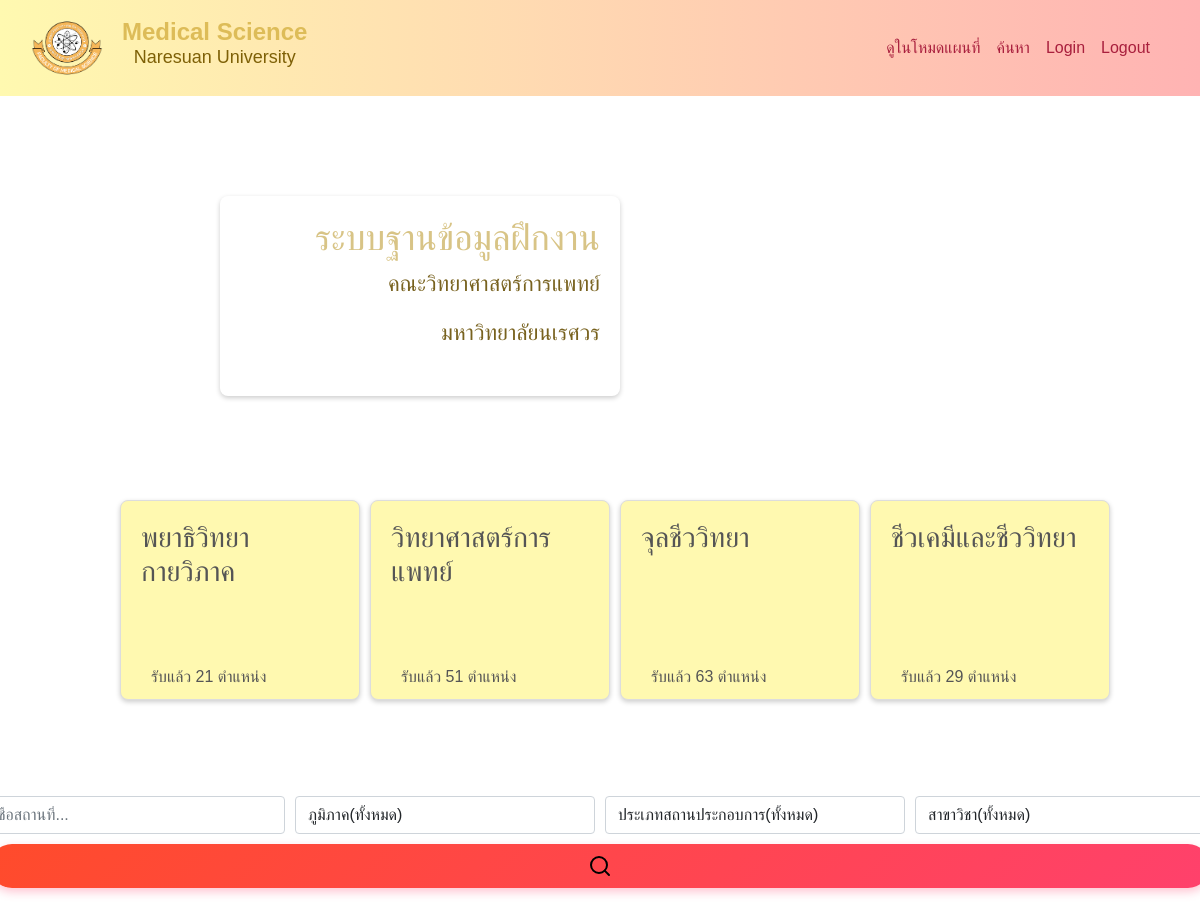
Screenshot of /search.php with the database file from the repository.
### tables this page shows
CREATE TABLE `facuty` (
  `id` int(11) NOT NULL,
  `facuty` varchar(50) NOT NULL,
  `major_subject` varchar(50) NOT NULL,
  `Eng_name` varchar(50) NOT NULL
);

### config/querySQL.php (called while the page is built, shortened)
<?php
require_once 'condb.php';
class SQLquery {
    private $conn;
    private $stmt_cache = array();
    public function __construct() {
        $this->db = new connectdb();
        $this->conn = $this->db->connectPDO();
        $this->conn->setAttribute(PDO::ATTR_EMULATE_PREPARES, false);
    }
    private function prepareAndCache($sql) {
        if (!isset($this->stmt_cache[$sql])) {
            $this->stmt_cache[$sql] = $this->conn->prepare($sql);
        }
        return $this->stmt_cache[$sql];
    }
    public function selectFacuty(){
        try {
            $sql = "SELECT
                        f.facuty,
                        f.id AS fid,
                        f.facuty,
                        f.major_subject AS f_major,
                        CASE WHEN re.major_subject_id  IS NULL THEN 0 ELSE COUNT(*) END AS total
                    FROM facuty f
                    LEFT JOIN recieve_year re ON f.id = re.major_subject_id
                    GROUP BY f.id ";
            $stmt = $this->prepareAndCache($sql);
            $stmt->execute();
            return $stmt->fetchAll(PDO::FETCH_ASSOC);
        } catch(PDOException $e) {
            error_log("Error in selectFacuty: " . $e->getMessage());
            throw $e;
        }
    }
}
?>

### config/condb.php (called while the page is built, shortened)
<?php
class connectdb {
    public function connectPDO() {
        try {
            $dsn = "mysql:host=" . DB_HOST . ";dbname=" . DB_NAME . ";charset=utf8mb4";
            $options = [
                PDO::ATTR_ERRMODE => PDO::ERRMODE_EXCEPTION,
                PDO::ATTR_DEFAULT_FETCH_MODE => PDO::FETCH_ASSOC,
                PDO::ATTR_EMULATE_PREPARES => false,
            ];
            $this->conn_pdo = new PDO($dsn, DB_USER, DB_PASS, $options);
            return $this->conn_pdo;
        } catch (PDOException $e) {
            die("Connection failed: " . $e->getMessage());
        }
    }
}
?>

### search.php (the view, shortened to what this page needs)
<?php
require 'config/querySQL.php';
$query = new SQLquery();
$fucn_query = $query->selectFacuty();
?>
<!DOCTYPE html>
<html lang="en">
<head>
    <link href="https://cdn.jsdelivr.net/npm/bootstrap@5.1.3/dist/css/bootstrap.min.css" rel="stylesheet">
    <link href="css/table_inSearch_page.css" rel="stylesheet">
</head>
<body id = myBody>
<div class="search-bar">
        <?php include 'navbar.php'; ?>
       <div class='container-welcome-title'>
        <div class='title-welcome'>
            <h1>ระบบฐานข้อมูลฝึกงาน</h1>
            <p>คณะวิทยาศาสตร์การแพทย์</p>
            <p>มหาวิทยาลัยนเรศวร</p>
        </div>
        <div class="rectangle-container">
            <?php foreach ($fucn_query as $facuty) {
                    echo "<a onclick='fetchData(this)' class='rectangle'
                    value='".htmlspecialchars($facuty['fid'])."'><h3>".htmlspecialchars($facuty['f_major']).
                    "</h3><p>รับแล้ว ".htmlspecialchars($facuty['total'])." ตำแหน่ง</p></a>";
                    }
                ?>
        </div>
       </div>
<div class='containersearch'>
    <div class="eachrow">
    <div class="card-body p-0">
                <form id="search-form" onsubmit="handleSubmit(event)">
                    <div class="row">
                        <div class="search-bars">
                            <div class="search-bar">
                            <input type="text" class="form-control" id="location" placeholder="ชื่อสถานที่..." aria-label="Text input">
                                    </div>
                                <div class="search-bar">
                                    <select class="form-control" id="regionSelect">
                                        <option  value="allr" >ภูมิภาค(ทั้งหมด)</option>
                                    </select>
                                </div>
                                <div class="search-bar">
                                    <select class="form-control" id="establishment" >
                                        <option value="allf">ประเภทสถานประกอบการ(ทั้งหมด)</option>
                                    </select>
                                </div>
                                <div class="search-bar">
                                    <select class="form-control select-branch" id="branchSelect">
                                        <option value="allp">สาขาวิชา(ทั้งหมด)</option>
                                    </select>
                                </div>
                        </div>
                        <button type="submit" class="btn btn-base search-bar-btn">
                                        <svg xmlns="http://www.w3.org/2000/svg" width="24" height="24" viewBox="0 0 24 24" fill="none" stroke="black" stroke-width="2" stroke-linecap="round" stroke-linejoin="round" class="feather feather-search"><circle cx="11" cy="11" r="8"></circle><line x1="21" y1="21" x2="16.65" y2="16.65"></line></svg>
                        </button>
                    </div>
                </form>
            </div>
    </div>
  </div>
        </div>
    </body>
</html>

### navbar.php (shortened to what this page needs)
<!DOCTYPE html>
<html lang="en">
<head>
    <link href="css/style.css" rel="stylesheet">
</head>
<body>
<div class="container-navbar text-center">
    <nav class="navbar navbar-expand-lg bg-body-tertiary">
        <div class="container-fluid">
        <a class="navbar-brand" href="search.php">
            <div class="image-medsci-navbar" >
                <img src="images/Medscinu-01.png" alt="Description of image" width="90" height="60">
                <div style="margin-left: 10px;">
                    <span class="brand-title" style="display: block;">Medical Science</span>
                    <span class="brand-subtitle" style="display: block;">Naresuan University</span>
                </div>
            </div>
        </a>
            <div class="collapse navbar-collapse" id="navbarSupportedContent">
                <ul class="navbar-nav ms-auto mb-2 mb-lg-0">
                    <li class="nav-item">
                        <a class="nav-link active" aria-current="page" href="Thaimap_new.php">ดูในโหมดแผนที่</a>
                    </li>
                    <li class="nav-item">
                        <a class="nav-link active" aria-current="page" href="search.php">ค้นหา</a>
                    </li>
                    <li class="nav-item">
                        <a class="nav-link " href="login.php" aria-disabled="true">Login</a>
                    </li>
                    <li class="nav-item">
                        <a class="nav-link " href="config/logout.php" aria-disabled="true">Logout</a>
                    </li>
                </ul>
            </div>
        </div>
    </nav>
</div>
</body>
</html>

### css/table_inSearch_page.css (style rules this page uses)
* { box-sizing: border-box; -webkit-box-sizing: border-box; -moz-box-sizing: border-box; }
body { margin: 0; padding: 0; font-family: Helvetica; -webkit-font-smoothing: antialiased; min-height: 100vh; position: relative; background-image: url('images/IMG_1216.JPG'); background-size: cover; background-repeat: no-repeat; background-position: center; font-family: Arial, sans-serif; }
.rectangle-container { display: flex; justify-content: center; flex-wrap: wrap; gap: 20px; width: 100%; padding: 20px; }
.row { margin: 0 -10px; }

### css/style.css (style rules this page uses)
.navbar { background: -webkit-linear-gradient(to right, #FFF9B0, #FFB3B3); background: linear-gradient(to right, #FFF9B0, #FFB3B3); padding-right: 30px; }
.navbar-brand .brand-title { color: #ddbc58; }
.navbar-brand .brand-subtitle { color: #7e6007; }
.navbar-nav .nav-link { color: #a91f3d; }
.image-medsci-navbar { display:flex; }
.navbar-brand { display: flex; text-decoration: none; color: #333; display: inline-block; text-align: center; line-height: 1.2; padding: 10px; }
.brand-title { font-size: 24px; font-weight: bold; color: #2a5d84; }
.brand-subtitle { font-size: 18px; font-weight: 300; color: #4a4a4a; }
.containersearch { display: flex; justify-content: center; align-items: center; flex-direction: column; top: 0; width: 100%; }
.eachrow { width: 100%; max-width: 1200px; }
.container-welcome-title { z-index: 1000; height: 600px; width: 1200px; margin-top: 100px; display: flex; justify-content: space-around; align-items:right; }
.title-welcome { height: 200px; width: 400px; margin-right: 30%; right: 20px; padding: 20px; border-radius: 8px; text-align: right; color: #333; box-shadow: 0 2px 5px rgba(0, 0, 0, 0.2); }
.title-welcome h1 { font-size: 36px; color: #d8c486; }
.title-welcome p { font-size: 22px; color: #78621f; }
.rectangle-container { display: flex; position: absolute; top:480px; left:15px; gap: 10px; }
.rectangle { cursor:pointer; padding: 20px; background: #FFF9B0; height: 200px; width: 240px; border: 1px solid #ddd; border-radius: 8px; box-shadow: 0 2px 5px rgba(0, 0, 0, 0.2); font-size: 16px; color: #555; text-decoration: none; position: relative; transition: transform 0.2s, box-shadow 0.2s; }
.rectangle p { padding: 10px; margin-bottom: 0; position: absolute; bottom: 0; width: 100%; }
.search-bars { display: flex; justify-content: center; align-items: center; gap: 10px; margin-bottom: 10px; }
.search-bar .form-control { width:300px; }
.search-bar-btn { background: -webkit-linear-gradient(135deg, #FF4B2B, #FF416C); background: linear-gradient(135deg, #FF4B2B, #FF416C); padding: 10px 28px; border: none; color: white; font-size: 15px; font-weight: bold; border-radius: 30px; cursor: pointer; transition: all 0.3s ease; box-shadow: 0px 4px 10px rgba(255, 65, 108, 0.3); margin-bottom: 15px; position: relative; overflow: hidden; }

### navbar.php (style rules this page uses)
.container-navbar { margin-bottom:20px; position: sticky; top:0; z-index: 1000; }

### rows the page displays
facuty: $facuty['fid'] 1 (drawn), major_subject "พยาธิวิทยากายวิภาค", total "21"
facuty: $facuty['fid'] 2 (drawn), major_subject "วิทยาศาสตร์การแพทย์", total "51"
facuty: $facuty['fid'] 3 (drawn), major_subject "จุลชีววิทยา", total "63"
facuty: $facuty['fid'] 4 (drawn), major_subject "ชีวเคมีและชีววิทยา", total "29"
